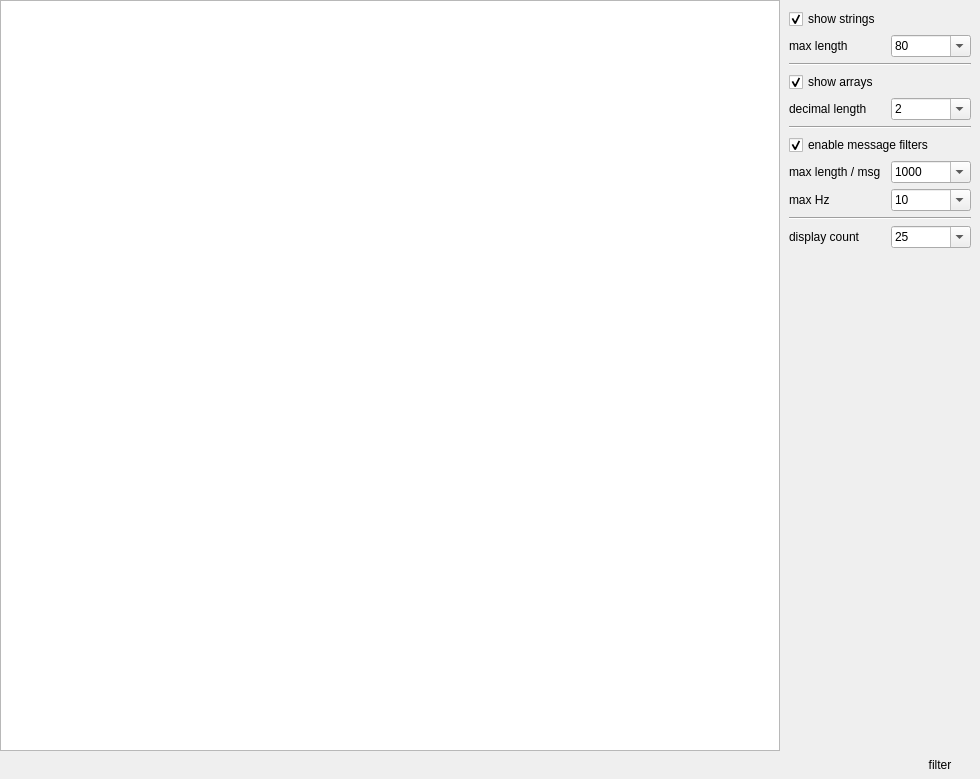
<?xml version="1.0" encoding="UTF-8"?>
<ui version="4.0">
 <class>EchoDialog</class>
 <widget class="QDialog" name="EchoDialog">
  <property name="geometry">
   <rect>
    <x>0</x>
    <y>0</y>
    <width>980</width>
    <height>779</height>
   </rect>
  </property>
  <property name="windowTitle">
   <string>Set Time</string>
  </property>
  <property name="windowIcon">
   <iconset resource="GUI.qrc">
    <normaloff>:/icons/crystal_clear_prop_run_echo.png</normaloff>:/icons/crystal_clear_prop_run_echo.png</iconset>
  </property>
  <layout class="QVBoxLayout" name="verticalLayout">
   <property name="spacing">
    <number>0</number>
   </property>
   <property name="leftMargin">
    <number>0</number>
   </property>
   <property name="topMargin">
    <number>0</number>
   </property>
   <property name="rightMargin">
    <number>0</number>
   </property>
   <property name="bottomMargin">
    <number>0</number>
   </property>
   <item>
    <widget class="QFrame" name="frame">
     <layout class="QHBoxLayout" name="horizontalLayout_6">
      <property name="spacing">
       <number>0</number>
      </property>
      <property name="leftMargin">
       <number>0</number>
      </property>
      <property name="topMargin">
       <number>0</number>
      </property>
      <property name="rightMargin">
       <number>0</number>
      </property>
      <property name="bottomMargin">
       <number>0</number>
      </property>
      <item>
       <widget class="QTextBrowser" name="display"/>
      </item>
      <item>
       <widget class="QFrame" name="filterFrame">
        <property name="minimumSize">
         <size>
          <width>200</width>
          <height>0</height>
         </size>
        </property>
        <layout class="QVBoxLayout" name="verticalLayout_2">
         <item>
          <widget class="QCheckBox" name="showStringsCheckBox">
           <property name="text">
            <string>show strings</string>
           </property>
           <property name="checked">
            <bool>true</bool>
           </property>
          </widget>
         </item>
         <item>
          <widget class="QFrame" name="maxLenStringFrame">
           <layout class="QHBoxLayout" name="horizontalLayout_3">
            <property name="spacing">
             <number>0</number>
            </property>
            <property name="leftMargin">
             <number>0</number>
            </property>
            <property name="topMargin">
             <number>0</number>
            </property>
            <property name="rightMargin">
             <number>0</number>
            </property>
            <property name="bottomMargin">
             <number>0</number>
            </property>
            <item>
             <widget class="QLabel" name="maxLenStringLabel">
              <property name="text">
               <string>max length</string>
              </property>
             </widget>
            </item>
            <item>
             <widget class="QComboBox" name="maxLenStringComboBox">
              <property name="maximumSize">
               <size>
                <width>80</width>
                <height>16777215</height>
               </size>
              </property>
              <property name="toolTip">
               <string>Set maximum line width. 0 disables the limit.</string>
              </property>
              <property name="editable">
               <bool>true</bool>
              </property>
              <item>
               <property name="text">
                <string>80</string>
               </property>
              </item>
              <item>
               <property name="text">
                <string>0</string>
               </property>
              </item>
              <item>
               <property name="text">
                <string>128</string>
               </property>
              </item>
              <item>
               <property name="text">
                <string>256</string>
               </property>
              </item>
              <item>
               <property name="text">
                <string>1024</string>
               </property>
              </item>
             </widget>
            </item>
           </layout>
          </widget>
         </item>
         <item>
          <widget class="Line" name="line">
           <property name="orientation">
            <enum>Qt::Horizontal</enum>
           </property>
          </widget>
         </item>
         <item>
          <widget class="QCheckBox" name="showArraysCheckBox">
           <property name="text">
            <string>show arrays</string>
           </property>
           <property name="checked">
            <bool>true</bool>
           </property>
          </widget>
         </item>
         <item>
          <widget class="QFrame" name="maxDigitsFrame">
           <layout class="QHBoxLayout" name="horizontalLayout_7">
            <property name="spacing">
             <number>0</number>
            </property>
            <property name="leftMargin">
             <number>0</number>
            </property>
            <property name="topMargin">
             <number>0</number>
            </property>
            <property name="rightMargin">
             <number>0</number>
            </property>
            <property name="bottomMargin">
             <number>0</number>
            </property>
            <item>
             <widget class="QLabel" name="maxDigitsLabel">
              <property name="text">
               <string>decimal length</string>
              </property>
             </widget>
            </item>
            <item>
             <widget class="QComboBox" name="maxDigitsComboBox">
              <property name="maximumSize">
               <size>
                <width>80</width>
                <height>16777215</height>
               </size>
              </property>
              <property name="toolTip">
               <string>Set maximum digits after '.'  Emtpty string disables the limit.</string>
              </property>
              <property name="editable">
               <bool>true</bool>
              </property>
              <item>
               <property name="text">
                <string>2</string>
               </property>
              </item>
              <item>
               <property name="text">
                <string/>
               </property>
              </item>
              <item>
               <property name="text">
                <string>0</string>
               </property>
              </item>
              <item>
               <property name="text">
                <string>4</string>
               </property>
              </item>
             </widget>
            </item>
           </layout>
          </widget>
         </item>
         <item>
          <widget class="Line" name="line_2">
           <property name="orientation">
            <enum>Qt::Horizontal</enum>
           </property>
          </widget>
         </item>
         <item>
          <widget class="QCheckBox" name="enableMsgFilterCheckBox">
           <property name="text">
            <string>enable message filters</string>
           </property>
           <property name="checked">
            <bool>true</bool>
           </property>
          </widget>
         </item>
         <item>
          <widget class="QFrame" name="maxLenFrame">
           <layout class="QHBoxLayout" name="horizontalLayout_2">
            <property name="spacing">
             <number>0</number>
            </property>
            <property name="leftMargin">
             <number>0</number>
            </property>
            <property name="topMargin">
             <number>0</number>
            </property>
            <property name="rightMargin">
             <number>0</number>
            </property>
            <property name="bottomMargin">
             <number>0</number>
            </property>
            <item>
             <widget class="QLabel" name="maxLenLabel">
              <property name="text">
               <string>max length / msg</string>
              </property>
             </widget>
            </item>
            <item>
             <widget class="QComboBox" name="maxLenComboBox">
              <property name="maximumSize">
               <size>
                <width>80</width>
                <height>16777215</height>
               </size>
              </property>
              <property name="toolTip">
               <string>Set maximum displayed chars of a message. 0 disables the limit.</string>
              </property>
              <property name="editable">
               <bool>true</bool>
              </property>
              <item>
               <property name="text">
                <string>1000</string>
               </property>
              </item>
              <item>
               <property name="text">
                <string>0</string>
               </property>
              </item>
              <item>
               <property name="text">
                <string>500</string>
               </property>
              </item>
              <item>
               <property name="text">
                <string>5000</string>
               </property>
              </item>
             </widget>
            </item>
           </layout>
          </widget>
         </item>
         <item>
          <widget class="QFrame" name="maxHzFrame">
           <layout class="QHBoxLayout" name="horizontalLayout_4">
            <property name="spacing">
             <number>0</number>
            </property>
            <property name="leftMargin">
             <number>0</number>
            </property>
            <property name="topMargin">
             <number>0</number>
            </property>
            <property name="rightMargin">
             <number>0</number>
            </property>
            <property name="bottomMargin">
             <number>0</number>
            </property>
            <item>
             <widget class="QLabel" name="maxHzLabel">
              <property name="text">
               <string>max Hz</string>
              </property>
             </widget>
            </item>
            <item>
             <widget class="QComboBox" name="maxHzComboBox">
              <property name="maximumSize">
               <size>
                <width>80</width>
                <height>16777215</height>
               </size>
              </property>
              <property name="toolTip">
               <string>Set maximum displayed message rate in Hz. 0 disables the limit.</string>
              </property>
              <property name="editable">
               <bool>true</bool>
              </property>
              <item>
               <property name="text">
                <string>10</string>
               </property>
              </item>
              <item>
               <property name="text">
                <string>0</string>
               </property>
              </item>
              <item>
               <property name="text">
                <string>0.1</string>
               </property>
              </item>
              <item>
               <property name="text">
                <string>1</string>
               </property>
              </item>
              <item>
               <property name="text">
                <string>50</string>
               </property>
              </item>
              <item>
               <property name="text">
                <string>100</string>
               </property>
              </item>
             </widget>
            </item>
           </layout>
          </widget>
         </item>
         <item>
          <widget class="Line" name="line_3">
           <property name="orientation">
            <enum>Qt::Horizontal</enum>
           </property>
          </widget>
         </item>
         <item>
          <widget class="QFrame" name="displayCountFrame">
           <property name="frameShape">
            <enum>QFrame::NoFrame</enum>
           </property>
           <property name="frameShadow">
            <enum>QFrame::Plain</enum>
           </property>
           <layout class="QHBoxLayout" name="horizontalLayout_5">
            <property name="spacing">
             <number>0</number>
            </property>
            <property name="leftMargin">
             <number>0</number>
            </property>
            <property name="topMargin">
             <number>0</number>
            </property>
            <property name="rightMargin">
             <number>0</number>
            </property>
            <property name="bottomMargin">
             <number>0</number>
            </property>
            <item>
             <widget class="QLabel" name="displayCountLabel">
              <property name="text">
               <string>display count</string>
              </property>
             </widget>
            </item>
            <item>
             <widget class="QComboBox" name="displayCountComboBox">
              <property name="maximumSize">
               <size>
                <width>80</width>
                <height>16777215</height>
               </size>
              </property>
              <property name="toolTip">
               <string>Set maximum displayed messages in this dialog. 0 disables the limit.</string>
              </property>
              <property name="editable">
               <bool>true</bool>
              </property>
              <item>
               <property name="text">
                <string>25</string>
               </property>
              </item>
              <item>
               <property name="text">
                <string>0</string>
               </property>
              </item>
              <item>
               <property name="text">
                <string>50</string>
               </property>
              </item>
              <item>
               <property name="text">
                <string>100</string>
               </property>
              </item>
             </widget>
            </item>
           </layout>
          </widget>
         </item>
         <item>
          <spacer name="verticalSpacer">
           <property name="orientation">
            <enum>Qt::Vertical</enum>
           </property>
           <property name="sizeHint" stdset="0">
            <size>
             <width>20</width>
             <height>40</height>
            </size>
           </property>
          </spacer>
         </item>
        </layout>
       </widget>
      </item>
     </layout>
    </widget>
   </item>
   <item>
    <widget class="QFrame" name="statusFrame">
     <property name="sizePolicy">
      <sizepolicy hsizetype="Preferred" vsizetype="Fixed">
       <horstretch>0</horstretch>
       <verstretch>0</verstretch>
      </sizepolicy>
     </property>
     <layout class="QHBoxLayout" name="horizontalLayout">
      <property name="spacing">
       <number>0</number>
      </property>
      <property name="leftMargin">
       <number>0</number>
      </property>
      <property name="topMargin">
       <number>0</number>
      </property>
      <property name="rightMargin">
       <number>0</number>
      </property>
      <property name="bottomMargin">
       <number>0</number>
      </property>
      <item>
       <widget class="QFrame" name="statusLabelFrame">
        <layout class="QVBoxLayout" name="verticalLayout_3">
         <property name="spacing">
          <number>0</number>
         </property>
         <property name="leftMargin">
          <number>6</number>
         </property>
         <property name="topMargin">
          <number>0</number>
         </property>
         <property name="rightMargin">
          <number>0</number>
         </property>
         <property name="bottomMargin">
          <number>0</number>
         </property>
         <item>
          <widget class="QLabel" name="statusLabel">
           <property name="text">
            <string/>
           </property>
          </widget>
         </item>
         <item>
          <widget class="QLabel" name="statusSizeLabel">
           <property name="text">
            <string/>
           </property>
          </widget>
         </item>
        </layout>
       </widget>
      </item>
      <item>
       <widget class="QPushButton" name="defaultPushButton">
        <property name="sizePolicy">
         <sizepolicy hsizetype="Fixed" vsizetype="Fixed">
          <horstretch>0</horstretch>
          <verstretch>0</verstretch>
         </sizepolicy>
        </property>
        <property name="maximumSize">
         <size>
          <width>1</width>
          <height>16777215</height>
         </size>
        </property>
        <property name="focusPolicy">
         <enum>Qt::ClickFocus</enum>
        </property>
        <property name="flat">
         <bool>true</bool>
        </property>
       </widget>
      </item>
      <item>
       <widget class="QPushButton" name="clearButton">
        <property name="sizePolicy">
         <sizepolicy hsizetype="Fixed" vsizetype="Fixed">
          <horstretch>0</horstretch>
          <verstretch>0</verstretch>
         </sizepolicy>
        </property>
        <property name="text">
         <string/>
        </property>
        <property name="icon">
         <iconset resource="GUI.qrc">
          <normaloff>:/icons/crystal_clear_show_delete_log.png</normaloff>:/icons/crystal_clear_show_delete_log.png</iconset>
        </property>
        <property name="flat">
         <bool>true</bool>
        </property>
       </widget>
      </item>
      <item>
       <widget class="QPushButton" name="topicControlButton">
        <property name="sizePolicy">
         <sizepolicy hsizetype="Fixed" vsizetype="Fixed">
          <horstretch>0</horstretch>
          <verstretch>0</verstretch>
         </sizepolicy>
        </property>
        <property name="text">
         <string/>
        </property>
        <property name="icon">
         <iconset resource="GUI.qrc">
          <normaloff>:/icons/sekkyumu_stop.png</normaloff>:/icons/sekkyumu_stop.png</iconset>
        </property>
        <property name="flat">
         <bool>true</bool>
        </property>
       </widget>
      </item>
      <item>
       <widget class="QPushButton" name="filterButton">
        <property name="sizePolicy">
         <sizepolicy hsizetype="Fixed" vsizetype="Fixed">
          <horstretch>0</horstretch>
          <verstretch>0</verstretch>
         </sizepolicy>
        </property>
        <property name="text">
         <string>filter</string>
        </property>
        <property name="checkable">
         <bool>true</bool>
        </property>
        <property name="flat">
         <bool>true</bool>
        </property>
       </widget>
      </item>
     </layout>
    </widget>
   </item>
  </layout>
 </widget>
 <resources>
  <include location="GUI.qrc"/>
 </resources>
 <connections/>
</ui>
